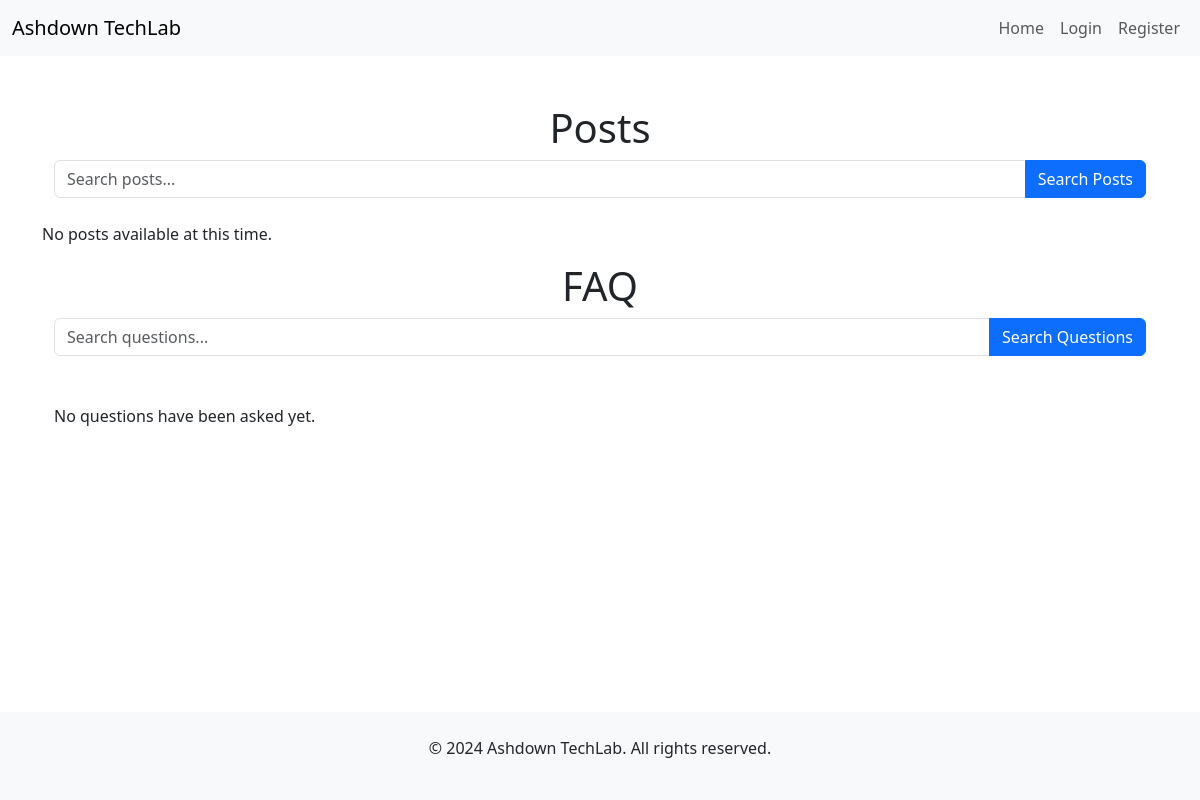
Before: / with the older database file.
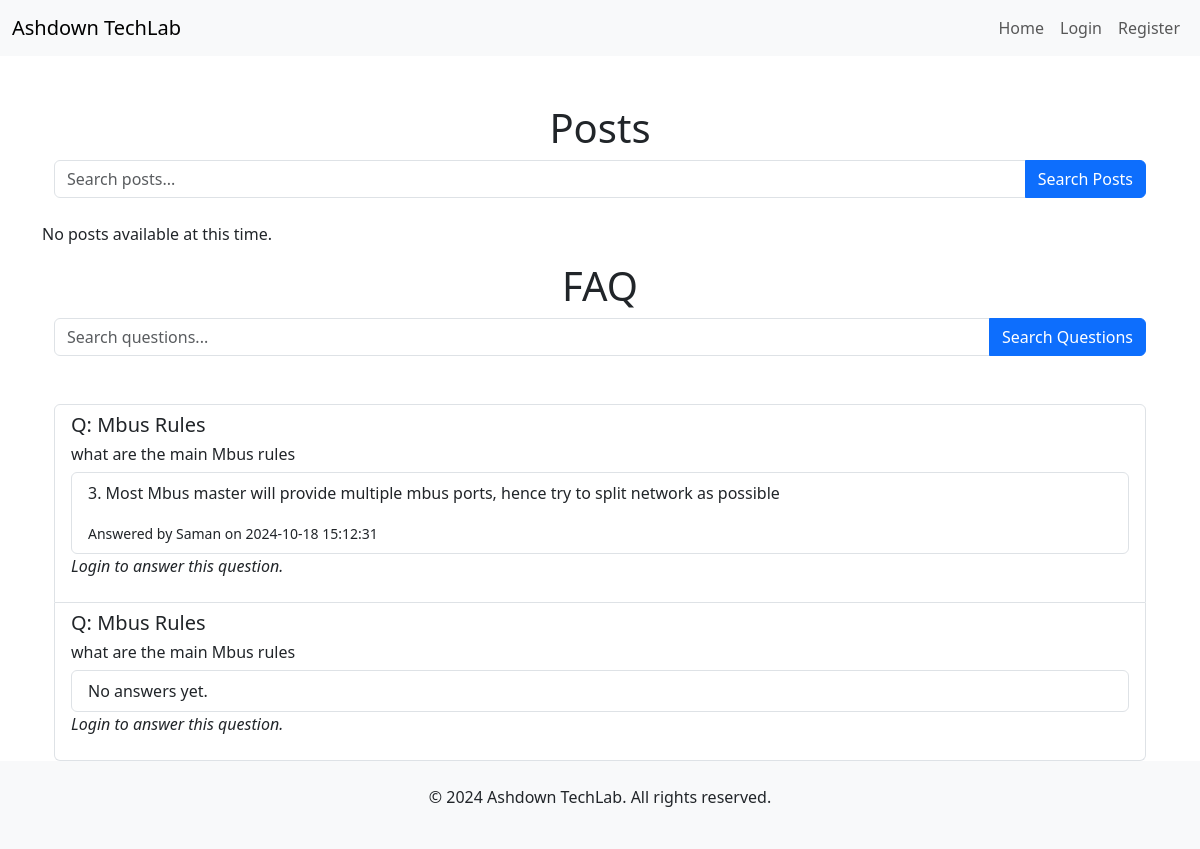
After: the same page with the newer database file.
### tables this page shows
CREATE TABLE questions (
                id INTEGER PRIMARY KEY AUTOINCREMENT,
                topic TEXT NOT NULL,
                question TEXT NOT NULL,
                author TEXT NOT NULL,
                author_id TEXT NOT NULL,
                created_at TIMESTAMP DEFAULT CURRENT_TIMESTAMP
                
            );

CREATE TABLE answers (
                id INTEGER PRIMARY KEY AUTOINCREMENT,
                question_id INTEGER NOT NULL,
                answer TEXT NOT NULL,
                author TEXT NOT NULL,
                user_id INTEGER NOT NULL,
                created_at TIMESTAMP DEFAULT CURRENT_TIMESTAMP,
                attachment TEXT,
                FOREIGN KEY (question_id) REFERENCES questions(id) ON DELETE CASCADE
            );

CREATE TABLE users (
            id INTEGER PRIMARY KEY AUTOINCREMENT,
            firstname TEXT NOT NULL,
            lastname TEXT NOT NULL,
            email TEXT NOT NULL UNIQUE,
            password TEXT NOT NULL,
            is_admin INTEGER DEFAULT 0,
            is_approved INTEGER DEFAULT 0
        );

### app.py (the view)
@app.route('/')
def home():
    conn = get_db_connection()
    posts = conn.execute('SELECT * FROM posts ORDER BY created_at DESC LIMIT 9').fetchall()
    questions = get_questions_and_answers(conn)
    conn.close()
    current_year = datetime.now().year
    return render_template('home.html', posts=posts, questions=questions, current_year=current_year)

### app.py (called while the page is built)
def get_db_connection():
    conn = sqlite3.connect('site.db')
    conn.row_factory = sqlite3.Row  # Allows us to access columns by name
    return conn

def get_questions_and_answers(conn):
    questions = conn.execute('SELECT * FROM questions ORDER BY created_at DESC LIMIT 100').fetchall()
    questions_with_answers = []
    for question in questions:
        answers = conn.execute('SELECT a.answer, a.created_at, u.firstname AS author FROM answers a '
                               'LEFT JOIN users u ON a.user_id = u.id '
                               'WHERE a.question_id = ? ORDER BY a.created_at DESC LIMIT 1',
                               (question['id'],)).fetchall()
        question_dict = dict(question)
        question_dict['answers'] = answers
        questions_with_answers.append(question_dict)
    return questions_with_answers

### templates/home.html (shortened to what this page needs)
{% extends "base.html" %}
{% block content %}
    <h1 class="text-center">Posts</h1>
    <div class="container">
        <form action="{{ url_for('search') }}" method="get" class="mb-4">
            <div class="input-group mb-3">
                <input type="text" name="query" class="form-control" placeholder="Search posts..." required>
                <button type="submit" class="btn btn-primary">Search Posts</button>
            </div>
        </form>
    </div>
    <div class="row">
        {% if posts %}
            {% for post in posts %}
                <div class="col-md-6 col-lg-4 mb-4">
                    <div class="card h-100">
                        <div class="card-body">
                            <h5 class="card-title">
                                <a href="{{ url_for('post_detail', post_id=post.id) }}">{{ post.title|e }}</a>
                            </h5>
                            <p class="card-text">{{ post.content[:150]|e }}...</p>
                            {% if post.filename %}
                                <p><a href="{{ url_for('static', filename='uploads/' ~ post.filename) }}" download>Download attachment</a></p>
                            {% endif %}
                        </div>
                        <div class="card-footer text-muted">
                            Author: {{ post.author|e if post.show_author else 'Anonymous' }}
                        </div>
                    </div>
                </div>
            {% endfor %}
        {% else %}
            <p>No posts available at this time.</p>
        {% endif %}
    </div>
    <h1 class="text-center">FAQ</h1>
    <div class="container">
        <form action="{{ url_for('q_search') }}" method="get" class="mb-4">
            <div class="input-group">
                <input type="text" name="query" class="form-control" placeholder="Search questions..." required>
                <button type="submit" class="btn btn-primary">Search Questions</button>
            </div>
        </form>
    </div>
    <div class="container mt-5">
        {% if questions %}
            <ul class="list-group">
                {% for question in questions %}
                    <li class="list-group-item">
                        <h5>Q: {{ question['topic']|e }}</h5>
                        <h6>{{ question['question']|e }}</h6>
                        <ul class="list-group mt-2">
                            {% for answer in question['answers'] %}
                                <li class="list-group-item">
                                    <p>{{ answer['answer']|e }}</p>
                                    <small>Answered by {{ answer['author']|e }} on {{ answer['created_at'] }}</small>
                                </li>
                            {% else %}
                                <li class="list-group-item">No answers yet.</li>
                            {% endfor %}
                        </ul>
                        {% if current_user.is_authenticated %}
                            <a href="{{ url_for('answer_question', question_id=question['id']) }}" class="btn btn-sm btn-primary mt-2">Answer this Question</a>
                        {% else %}
                            <p><em>Login to answer this question.</em></p>
                        {% endif %}
                    </li>
                {% endfor %}
            </ul>
        {% else %}
            <p>No questions have been asked yet.</p>
        {% endif %}
    </div>
{% endblock %}

Changed rows visible on the page:
added questions: topic "Mbus Rules", question "what are the main Mbus rules"
added answers: answer "3. Most Mbus master will provide multiple mbus ports, hence try to split network as possible", author "Saman", created_at "2024-10-18 15:12:31"
added questions: topic "Mbus Rules", question "what are the main Mbus rules"
Other visible differences:
text no longer shown: "No questions have been asked yet."
